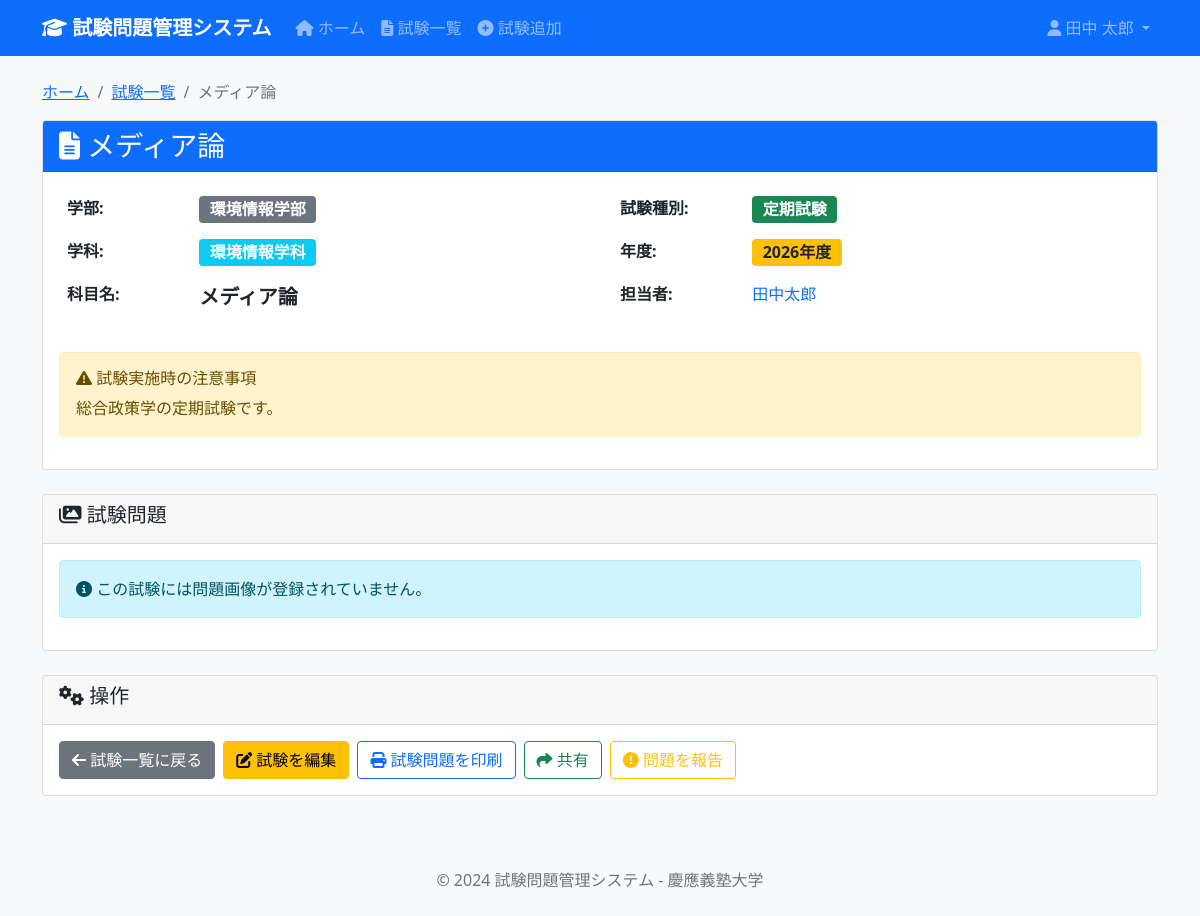
Screenshot of /exam/16 (signed in) with the database file from the repository.
### tables this page shows
CREATE TABLE Subjects (
                subject_id INTEGER PRIMARY KEY AUTOINCREMENT,
                department_id INTEGER NOT NULL,
                subject_name TEXT NOT NULL,
                subject_type TEXT CHECK (subject_type IN ('必修', '選択必修', '一般教養')),
                semester TEXT CHECK (semester IN ('春学期', '春学期前半', '春学期後半', '秋学期', '秋学期前半', '秋学期後半')),
                grade_level INTEGER CHECK (grade_level BETWEEN 1 AND 4),
                created_at DATETIME DEFAULT CURRENT_TIMESTAMP,
                FOREIGN KEY (department_id) REFERENCES Departments(department_id)
            );

CREATE TABLE Faculties (
                faculty_id INTEGER PRIMARY KEY AUTOINCREMENT,
                faculty_name TEXT NOT NULL UNIQUE
            );

CREATE TABLE Departments (
                department_id INTEGER PRIMARY KEY AUTOINCREMENT,
                faculty_id INTEGER NOT NULL,
                department_name TEXT NOT NULL,
                FOREIGN KEY (faculty_id) REFERENCES Faculties(faculty_id),
                UNIQUE(faculty_id, department_name)
            );

CREATE TABLE ExamTypes (
                exam_type_id INTEGER PRIMARY KEY AUTOINCREMENT,
                exam_type_name TEXT NOT NULL UNIQUE
            );

CREATE TABLE Exams (
                exam_id INTEGER PRIMARY KEY AUTOINCREMENT,
                subject_id INTEGER NOT NULL,
                exam_type_id INTEGER NOT NULL,
                exam_year INTEGER NOT NULL,
                instructions TEXT,
                created_by INTEGER,
                created_at DATETIME DEFAULT CURRENT_TIMESTAMP,
                updated_at DATETIME DEFAULT CURRENT_TIMESTAMP,
                FOREIGN KEY (subject_id) REFERENCES Subjects(subject_id),
                FOREIGN KEY (exam_type_id) REFERENCES ExamTypes(exam_type_id),
                FOREIGN KEY (created_by) REFERENCES Users(user_id) ON DELETE SET NULL,
                UNIQUE(subject_id, exam_type_id, exam_year)
            );

### app.py (the view)
@app.route('/exam/<int:exam_id>')
@login_required
def exam_detail(exam_id: int) -> str:
    cur = get_db().cursor()
    exam = cur.execute('''
        SELECT
            e.exam_id,
            f.faculty_name,
            d.department_name,
            s.subject_name,
            et.exam_type_name,
            e.exam_year,
            e.instructions,
            GROUP_CONCAT(p.professor_name, ', ') AS professors,
            e.created_by
        FROM Exams e
        JOIN Subjects s ON e.subject_id = s.subject_id
        JOIN Departments d ON s.department_id = d.department_id
        JOIN Faculties f ON d.faculty_id = f.faculty_id
        JOIN ExamTypes et ON e.exam_type_id = et.exam_type_id
        LEFT JOIN ExamProfessors ep ON e.exam_id = ep.exam_id
        LEFT JOIN Professors p ON ep.professor_id = p.professor_id
        WHERE e.exam_id = ?
        GROUP BY e.exam_id, f.faculty_name, d.department_name, s.subject_name, et.exam_type_name, e.exam_year, e.instructions, e.created_by
    ''', (exam_id,)).fetchone()
    if exam is None:
        flash('指定された試験が見つかりません', 'error')
        return redirect(url_for('exams'))
    questions = cur.execute('''
        SELECT question_id, picture FROM ExamQuestions WHERE exam_id = ?
    ''', (exam_id,)).fetchall()
    return render_template('exams/detail.html', exam=exam, questions=questions)

### app.py (called while the page is built)
def get_db() -> sqlite3.Connection:
    db = getattr(g, '_database', None)
    if db is None:
        db = g._database = sqlite3.connect(DATABASE)
        db.execute('PRAGMA foreign_keys = ON')
        db.row_factory = sqlite3.Row
    return db

@app.teardown_appcontext
def close_connection(exception: Optional[BaseException]) -> None:
    db = getattr(g, '_database', None)
    if db is not None:
        db.close()

def login_required(f):
    @wraps(f)
    def decorated_function(*args, **kwargs):
        if 'user_id' not in session:
            return redirect(url_for('login'))
        return f(*args, **kwargs)
    return decorated_function

### templates/exams/detail.html (shortened to what this page needs)
{% extends "base.html" %}
{% block content %}
<nav aria-label="breadcrumb">
    <ol class="breadcrumb">
        <li class="breadcrumb-item"><a href="{{ url_for('index') }}">ホーム</a></li>
        <li class="breadcrumb-item"><a href="{{ url_for('exams') }}">試験一覧</a></li>
        <li class="breadcrumb-item active">{{ exam[3] }}</li>
    </ol>
</nav>
<div class="row mb-4">
    <div class="col-12">
        <div class="card">
            <div class="card-header bg-primary text-white">
                <h3 class="card-title mb-0">
                    <i class="fas fa-file-alt"></i> {{ exam[3] }}
                </h3>
            </div>
            <div class="card-body">
                <div class="row">
                    <div class="col-md-6">
                        <table class="table table-borderless">
                            <tbody>
                                <tr>
                                    <th class="w-25">学部:</th>
                                    <td><span class="badge bg-secondary fs-6">{{ exam[1] }}</span></td>
                                </tr>
                                <tr>
                                    <th>学科:</th>
                                    <td><span class="badge bg-info fs-6">{{ exam[2] }}</span></td>
                                </tr>
                                <tr>
                                    <th>科目名:</th>
                                    <td><strong class="fs-5">{{ exam[3] }}</strong></td>
                                </tr>
                            </tbody>
                        </table>
                    </div>
                    <div class="col-md-6">
                        <table class="table table-borderless">
                            <tbody>
                                <tr>
                                    <th class="w-25">試験種別:</th>
                                    <td><span class="badge bg-success fs-6">{{ exam[4] }}</span></td>
                                </tr>
                                <tr>
                                    <th>年度:</th>
                                    <td><span class="badge bg-warning text-dark fs-6">{{ exam[5] }}年度</span></td>
                                </tr>
                                <tr>
                                    <th>担当者:</th>
                                    <td>
                                        {% if exam[7] %}
                                            <span class="text-primary">{{ exam[7] }}</span>
                                        {% else %}
                                            <span class="text-muted">未設定</span>
                                        {% endif %}
                                    </td>
                                </tr>
                            </tbody>
                        </table>
                    </div>
                </div>
                {% if exam[6] %}
                <div class="row mt-3">
                    <div class="col-12">
                        <div class="alert alert-warning">
                            <h6><i class="fas fa-exclamation-triangle"></i> 試験実施時の注意事項</h6>
                            <p class="mb-0">{{ exam[6] }}</p>
                        </div>
                    </div>
                </div>
                {% endif %}
            </div>
        </div>
    </div>
</div>
<div class="row mb-4">
    <div class="col-12">
        <div class="card">
            <div class="card-header">
                <h5><i class="fas fa-images"></i> 試験問題</h5>
            </div>
            <div class="card-body">
                {% if questions %}
                    <div class="row">
                        {% for question in questions %}
                        <div class="col-md-6 col-lg-4 mb-3">
                            <div class="card h-100">
                                <div class="card-header bg-light">
                                    <small class="text-muted">問題 {{ loop.index }}</small>
                                </div>
                                <div class="card-body text-center">
                                    {% if question.picture %}
                                        {% set file_path = url_for('uploaded_file', filename=question.picture) %}
                                        {% set file_extension = question.picture.split('.')[-1].lower() %}
                                        {% if file_extension == 'pdf' %}
                                            <div class="mb-3">
                                                <i class="fas fa-file-pdf fa-4x text-danger mb-2"></i>
                                                <p class="small text-muted mb-2">{{ question.picture }}</p>
                                            </div>
                                            <div class="d-grid gap-2">
                                                <a href="{{ file_path }}" target="_blank" class="btn btn-outline-danger btn-sm">
                                                    <i class="fas fa-eye"></i> PDFを開く
                                                </a>
                                                <a href="{{ file_path }}" download class="btn btn-outline-primary btn-sm">
                                                    <i class="fas fa-download"></i> ダウンロード
                                                </a>
                                            </div>
                                        {% elif file_extension in ['png', 'jpg', 'jpeg', 'gif', 'bmp', 'tiff'] %}
                                            <div class="mb-3">
                                                <img src="{{ file_path }}"
                                                     class="img-fluid rounded shadow-sm"
                                                     alt="試験問題画像"
                                                     style="max-height: 300px; cursor: pointer;"
                                                     onclick="openImageModal('{{ file_path }}', '{{ exam[3] }} - 問題{{ loop.index }}')">
                                            </div>
                                            <p class="small text-muted mb-2">{{ question.picture }}</p>
                                            <div class="d-grid gap-2">
                                                <button class="btn btn-outline-primary btn-sm"
                                                        onclick="openImageModal('{{ file_path }}', '{{ exam[3] }} - 問題{{ loop.index }}')">
                                                    <i class="fas fa-expand"></i> 拡大表示
                                                </button>
                                                <a href="{{ file_path }}" download class="btn btn-outline-secondary btn-sm">
                                                    <i class="fas fa-download"></i> ダウンロード
                                                </a>
                                            </div>
                                        {% else %}
                                            <div class="mb-3">
                                                <i class="fas fa-file fa-4x text-muted mb-2"></i>
                                                <p class="small text-muted mb-2">{{ question.picture }}</p>
                                            </div>
                                            <a href="{{ file_path }}" download class="btn btn-outline-primary btn-sm">
                                                <i class="fas fa-download"></i> ダウンロード
                                            </a>
                                        {% endif %}
                                    {% else %}
                                        <div class="text-center p-4">
                                            <i class="fas fa-file-image fa-3x text-muted mb-3"></i>
                                            <p class="text-muted">ファイルが設定されていません</p>
                                        </div>
                                    {% endif %}
                                </div>
                                <div class="card-footer">
                                    <small class="text-muted">問題ID: {{ question.question_id }}</small>
                                </div>
                            </div>
                        </div>
                        {% endfor %}
                    </div>
                {% else %}
                    <div class="alert alert-info">
                        <i class="fas fa-info-circle"></i>
                        この試験には問題画像が登録されていません。
                    </div>
                {% endif %}
            </div>
        </div>
    </div>
</div>
<div class="row">
    <div class="col-12">
        <div class="card">
            <div class="card-header">
                <h5><i class="fas fa-cogs"></i> 操作</h5>
            </div>
            <div class="card-body">
                <div class="d-flex flex-wrap gap-2">
                    <a href="{{ url_for('exams') }}" class="btn btn-secondary">
                        <i class="fas fa-arrow-left"></i> 試験一覧に戻る
                    </a>
                    {% if session.user_id and exam.created_by == session.user_id %}
                    <a href="{{ url_for('exam_edit', exam_id=exam.exam_id) }}" class="btn btn-warning">
                        <i class="fas fa-edit"></i> 試験を編集
                    </a>
                    {% endif %}
                    <button class="btn btn-outline-primary" onclick="printExamQuestions()">
                        <i class="fas fa-print"></i> 試験問題を印刷
                    </button>
                    <button class="btn btn-outline-success" onclick="shareExam()">
                        <i class="fas fa-share"></i> 共有
                    </button>
                    <button class="btn btn-outline-warning" onclick="reportIssue()">
                        <i class="fas fa-exclamation-circle"></i> 問題を報告
                    </button>
                </div>
            </div>
        </div>
    </div>
</div>
{% endblock %}

### templates/base.html (style rules this page uses)
body { background-color: #f8f9fa; }

### rows the page displays
Subjects: subject_name "メディア論"
Faculties: faculty_name "環境情報学部"
Departments: department_name "環境情報学科"
ExamTypes: exam_type_name "定期試験"
Exams: exam_year "2026", instructions "総合政策学の定期試験です。"

### other values shown
{{ session.full_name }} "田中 太郎"
{{ exam[7] }} "田中太郎"
